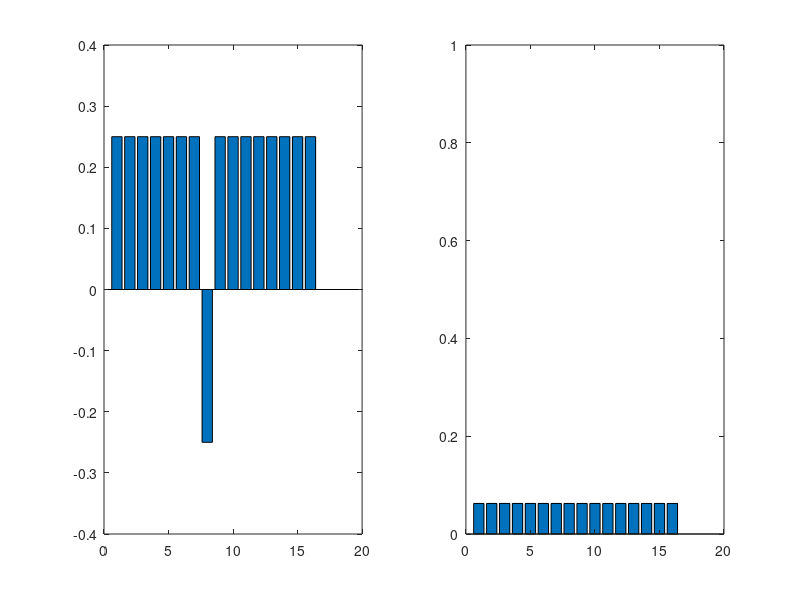

The MATLAB script that drew this image: (Note: this script raises an error after producing the figure.)
%%%%%%%%%%%%%%%%%%%%%%%%%%%%%%%%%%%%%%%%%%%%%%%%%%%%%%%%%%%%%%%%%%%%%%%%%%%
% MATLAB code - Noise Analysis

% Title: Performance of the Partitioned Hardware Efficient Quantum Search 
%        Algorithm with the Diagonalizable/Damping Noise Effect 

% Authors: A. Ahmadkhaniha1, Y. Mafi1, P. Kazemikhah, H. Aghababa1,
%         M.R. Kolahdouz1

%%%%%%%%%%%%%%%%%%%%%%%%%%%%%%%%%%%%%%%%%%%%%%%%%%%%%%%%%%%%%%%%%%%%%%%%%%%
%%%%%%%%%%%%%%%%% Grover algorithm with Noisy diffuser %%%%%%%%%%%%%%%%%%%%
%%%%%%%%%%%%%%%%%%%%%%%%%%%%%%%%%%%%%%%%%%%%%%%%%%%%%%%%%%%%%%%%%%%%%%%%%%%

clc
clear
close all

ket0 = [1;0];
ket1 = [0;1];

I = eye(2);
H = 1/sqrt(2).*[1 1;1 -1];
X = [0 1;1 0];
Z = [1 0;0 -1];
CCCNOT=eye(16);
CCCNOT(15,15)=0;CCCNOT(16,15)=1;
CCCNOT(16,16)=0;CCCNOT(15,16)=1;

v = 8;  % The desired state
Oracle = eye(16);
Oracle(v,v) = -1;

Diffuser = kron(kron(H,H),kron(H,I));
Diffuser = kron(kron(X,X),kron(X,Z))*Diffuser;
Diffuser = CCCNOT*Diffuser;
Diffuser = kron(kron(X,X),kron(X,Z))*Diffuser;
Diffuser = kron(kron(H,H),kron(H,I))*Diffuser;

Psi = kron(kron(ket0,ket0),kron(ket0,ket0));    % Initial state
Psi = kron(kron(H,H),kron(H,H))*Psi;            % Hadamard operation

% figure
% subplot(1,2,1)
% bar(Psi)
% subplot(1,2,2)
% bar(Psi.^2)
% ylim([0 1])

Psi = Oracle*Psi;                               % Oracle operation
figure
subplot(1,2,1)
bar(Psi)
subplot(1,2,2)
bar(Psi.^2)
ylim([0 1])

Psi = Diffuser*Psi;                             % Diffuser operation
% figure
% subplot(1,2,1)
% bar(Psi)
% subplot(1,2,2)
% bar(Psi.^2)
% ylim([0 1])

Psi_final = Psi;

%%%%%%%%%%%%%%%%%%%%%%%%%%%%%%%%%%%%%%%%%%%%%%%%%%%%%%%%%%%%%%%%%%%%%%%%%%%
%%%%%%%%%%%%%%%%%%%%%%%%%% Noise Analysis %%%%%%%%%%%%%%%%%%%%%%%%%%%%%%%%%
%%%%%%%%%%%%%%%%%%%%%%%%%%%%%%%%%%%%%%%%%%%%%%%%%%%%%%%%%%%%%%%%%%%%%%%%%%%

syms P_AD P_PD

% Kraus operators of amplitude-damping noise
E_AD_0 = [1 0;0 sqrt(1-P_AD)];
E_AD_1 = [0 sqrt(P_AD);0 0];

% Kraus operators of phase-damping noise
E_PD_0 = sqrt(1-P_PD).*I;
E_PD_1 = sqrt(P_PD).*[1 0;0 0];
E_PD_2 = sqrt(P_PD).*[0 0;0 1];

Psi = kron(kron(ket0,ket0),kron(ket0,ket0));    % Initial state
rho = Psi*conj(Psi');

U1 = kron(kron(H,H),kron(H,H));                 % Hadamard operation
rho = U1*(rho*conj(U1'));

U2 = Oracle;                                    % Oracle operation
rho = U2*(rho*conj(U2'));

% Amplitude-Damping noise effect
E0 = kron(kron(E_AD_0,E_AD_0),kron(E_AD_0,E_AD_0));
E1 = kron(kron(E_AD_1,E_AD_1),kron(E_AD_1,E_AD_1));

% Phase-Damping noise effect
% E0 = kron(kron(E_PD_0,E_PD_0),kron(E_PD_0,E_PD_0));
% E1 = kron(kron(E_PD_1,E_PD_1),kron(E_PD_1,E_PD_1));
% E2 = kron(kron(E_PD_2,E_PD_2),kron(E_PD_2,E_PD_2));

U3 = Diffuser;  % Diffuser operation

rho = simplify(E0*rho*conj(E0')+E1*rho*conj(E1'));  % Nosie operation

rho = U3*(rho*conj(U3'));

% Fidelity calculation
Fidelity = simplify(conj(Psi_final')*rho*Psi_final);



